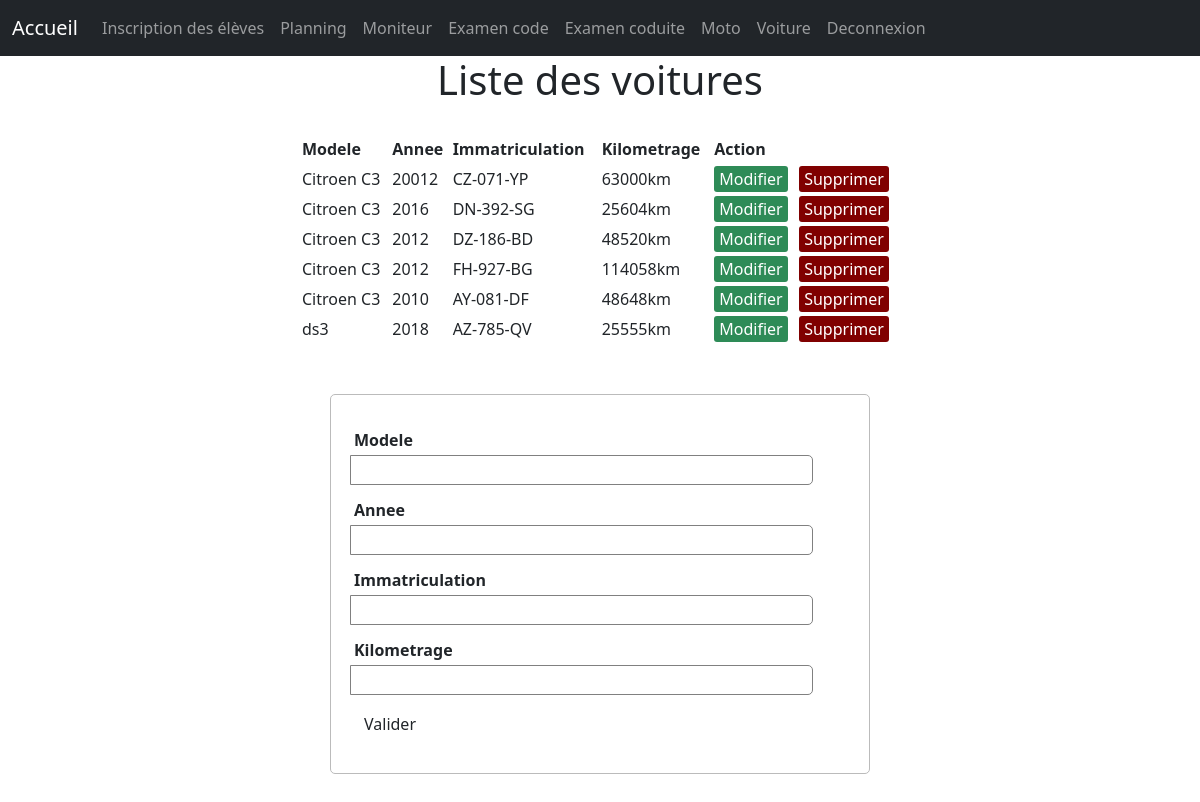
Screenshot of /voiture/voiture1.php (signed in) with the database file from the repository.
### tables this page shows
CREATE TABLE IF NOT EXISTS `voiture` (
  `id` int(11) NOT NULL AUTO_INCREMENT,
  `modele` varchar(50) NOT NULL,
  `annee` varchar(10) NOT NULL,
  `immatriculation` varchar(10) NOT NULL,
  `kilometrage` varchar(10) NOT NULL,
  PRIMARY KEY (`id`)
);

### voiture/server4.php (called while the page is built, shortened)
<?php
		$modele = "";
		$annee = "";
		$immatriculation = "";
		$kilometrage = "";
		$id = 0;
		$edit_state = false;
		$pdo = new PDO("mysql:dbname=inscription_candidat;host=localhost","root","");
$results = $pdo->query( "SELECT * FROM voiture");
?>

### voiture/voiture1.php (the view, shortened to what this page needs)
<?php include('server4.php');
?>
<html>
<head>
	<link rel="stylesheet" type="text/css" href="style4.css">
	<link href="https://cdn.jsdelivr.net/npm/bootstrap@5.0.0-beta3/dist/css/bootstrap.min.css" rel="stylesheet">
</head>
<body >
    <nav class="navbar navbar-expand-lg navbar-dark bg-dark">
        <div class="container-fluid">
          <a class="navbar-brand" href="../accueil.php">Accueil</a>
          <div class="collapse navbar-collapse" id="navbarNav">
            <ul class="navbar-nav">
              <li class="nav-item">
                <a class="nav-link " href="../eleve/eleve1.php">Inscription des élèves </a>
              </li>
              <li class="nav-item">
                <a class="nav-link" href="../planning/planning1.php">Planning </a>
              </li>
              <li class="nav-item">
                <a class="nav-link" href="../moniteur/index1.php">Moniteur</a>
              </li>
              <li class="nav-item">
                <a class="nav-link" href="../code/code1.php">Examen code</a>
              </li>
              <li class="nav-item">
                <a class="nav-link" href="../conduite/conduite1.php">Examen coduite </a>
              </li>
              <li class="nav-item">
                <a class="nav-link" href="../moto/moto1.php">Moto</a>
              </li>
              <li class="nav-item">
                <a class="nav-link" href="../voiture/voiture1.php">Voiture</a>
              </li>
              <li class="nav-item">
                <a class="nav-link" href="../logout.php">Deconnexion</a>
              </li>
            </ul>
          </div>
        </div>
      </nav>
<center> <strong><h1> Liste des voitures </h1></srong> </center>
<table>
	<thead>
		<tr>
			<th>Modele</th>
			<th>Annee</th>
			<th>Immatriculation</th>
			<th>Kilometrage</th>
			<th colspan="4">Action</th>
		</tr>
	</thead>
	<tbody>
	<?php while ($row = $results->fetch()) { ?>
	<tr>
	<td><?php echo $row['modele']; ?> </td>
	<td><?php echo $row['annee']; ?> </td>
	<td><?php echo $row['immatriculation']; ?> </td>
	<td><?php echo $row['kilometrage']; ?> </td>
	<td>
	    <a class="edit_btn" href="voiture1.php?edit=<?php echo $row['id']; ?>">Modifier</a>
	</td>
	<td>
	<a class="del_btn" href="server4.php?del=<?php echo $row['id']; ?>">Supprimer</a>
	</td>
	</tr>
<?php } ?>
</tbody>
</table>
<form method="post" action="server4.php" >
<imput type="hidden" name="id" value="<?php echo $id; ?>">
		<div class="input-group">
			<label>Modele</label>
			<input type="text" required="required" name="modele" value="<?php echo $modele; ?>">
		</div>
		<div class="input-group">
			<label>Annee</label>
			<input type="text" required="required" name="annee" value="<?php echo $annee; ?>">
		</div>
		<div class="input-group">
			<label>Immatriculation</label>
			<input type="text" required="required" name="immatriculation" value="<?php echo $immatriculation; ?>">
		</div>
<div class="input-group">
			<label>Kilometrage</label>
			<input type="text" required="required" name="kilometrage" value="<?php echo $kilometrage; ?>">
		</div>
		<div class="input-group">
		<?php if ($edit_state == false): ?>
			<button type="submit" name="save" class="btn"  >Valider</button>
			<?php else: ?>
				<button type="submit" name="update" class="btn">Modifier</button>
				<?php endif ?>
		</div>
	</form>
</body>
</html>

### voiture/style4.css (style rules this page uses)
body { font-size: 19px; }
table { width: 50%; margin: 30px auto; border-collapse: collapse; text-align: left; }
tr { border-bottom: 1px solid #cbcbcb; }
th, td { border: none; height: 30px; padding: 2px; }
form { width: 45%; margin: 50px auto; text-align: left; padding: 20px; border: 1px solid #bbbbbb; border-radius: 5px; }
.input-group { margin: 10px 0px 10px 0px; }
.input-group label { display: block; text-align: left; margin: 3px; }
.input-group input { height: 30px; width: 93%; padding: 5px 10px; font-size: 16px; border-radius: 5px; border: 1px solid gray; }
.btn { padding: 10px; font-size: 15px; color: white; background: #5F9EA0; border: none; border-radius: 5px; }
.edit_btn { text-decoration: none; padding: 2px 5px; background: #2E8B57; color: white; border-radius: 3px; }
.del_btn { text-decoration: none; padding: 2px 5px; color: white; border-radius: 3px; background: #800000; }

### rows the page displays
voiture: modele "Citroen C3", annee "20012", immatriculation "CZ-071-YP", kilometrage "63000km"
voiture: modele "Citroen C3", annee "2016", immatriculation "DN-392-SG", kilometrage "25604km"
voiture: modele "Citroen C3", annee "2012", immatriculation "DZ-186-BD", kilometrage "48520km"
voiture: modele "Citroen C3", annee "2012", immatriculation "FH-927-BG", kilometrage "114058km"
voiture: modele "Citroen C3", annee "2010", immatriculation "AY-081-DF", kilometrage "48648km"
voiture: modele "ds3", annee "2018", immatriculation "AZ-785-QV", kilometrage "25555km"
